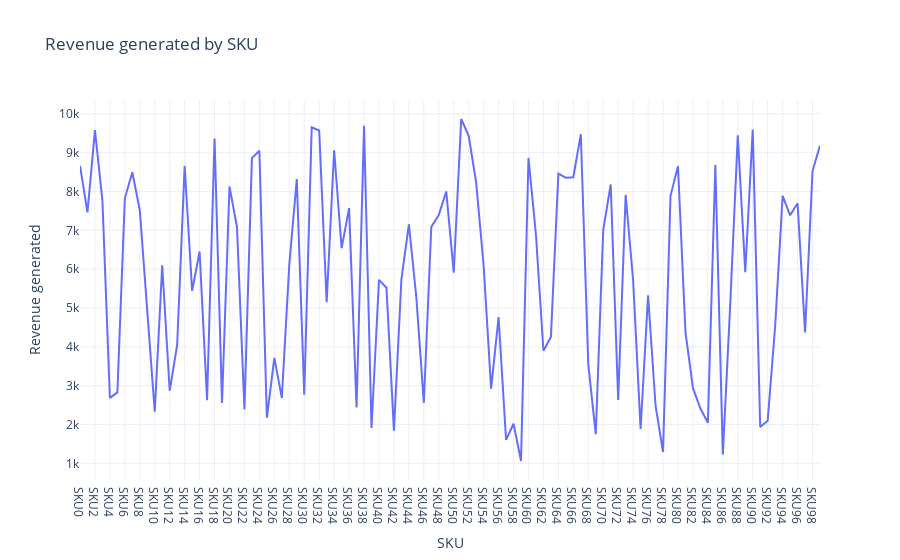

Source (notebook cell):
### Code cell
revenue_chart = px.line(data,  x = 'SKU',
                       y = 'Revenue generated',
                       title = 'Revenue generated by SKU')

revenue_chart.show()

### Figure 1 — Plotly figure (JSON) as saved in the notebook; plotly's stock layout.template omitted (floating-point values rounded to 4 significant figures)
{"data": [{"hovertemplate": "SKU=%{x}<br>Revenue generated=%{y}<extra></extra>", "legendgroup": "", "line": {"color": "#636efa", "dash": "solid"}, "marker": {"symbol": "circle"}, "mode": "lines", "name": "", "orientation": "v", "showlegend": false, "type": "scatter", "x": ["SKU0", "SKU1", "SKU2", "SKU3", "SKU4", "SKU5", "SKU6", "SKU7", "SKU8", "SKU9", "SKU10", "SKU11", "SKU12", "SKU13", "SKU14", "SKU15", "SKU16", "SKU17", "SKU18", "SKU19", "SKU20", "SKU21", "SKU22", "SKU23", "SKU24", "SKU25", "SKU26", "SKU27", "SKU28", "SKU29", "SKU30", "SKU31", "SKU32", "SKU33", "SKU34", "SKU35", "SKU36", "SKU37", "SKU38", "SKU39", "SKU40", "SKU41", "SKU42", "SKU43", "SKU44", "SKU45", "SKU46", "SKU47", "SKU48", "SKU49", "SKU50", "SKU51", "SKU52", "SKU53", "SKU54", "SKU55", "SKU56", "SKU57", "SKU58", "SKU59", "SKU60", "SKU61", "SKU62", "SKU63", "SKU64", "SKU65", "SKU66", "SKU67", "SKU68", "SKU69", "SKU70", "SKU71", "SKU72", "SKU73", "SKU74", "SKU75", "SKU76", "SKU77", "SKU78", "SKU79", "SKU80", "SKU81", "SKU82", "SKU83", "SKU84", "SKU85", "SKU86", "SKU87", "SKU88", "SKU89", "SKU90", "SKU91", "SKU92", "SKU93", "SKU94", "SKU95", "SKU96", "SKU97", "SKU98", "SKU99"], "xaxis": "x", "y": [8662.0, 7461.0, 9578.0, 7767.0, 2687.0, 2828.0, 7823.0, 8496.0, 7517.0, 4971.0, 2331.0, 6100.0, 2874.0, 4053.0, 8654.0, 5442.0, 6454.0, 2629.0, 9365.0, 2553.0, 8128.0, 7087.0, 2391.0, 8858.0, 9049.0, 2175.0, 3716.0, 2686.0, 6117.0, 8319.0, 2766.0, 9655.0, 9572.0, 5150.0, 9062.0, 6541.0, 7573.0, 2438.0, 9692.0, 1912.0, 5725.0, 5521.0, 1840.0, 5737.0, 7152.0, 5268.0, 2557.0, 7089.0, 7397.0, 8002.0, 5911.0, 9866.0, 9436.0, 8232.0, 6088.0, 2926.0, 4767.0, 1606.0, 2021.0, 1062.0, 8864.0, 6886.0, 3900.0, 4257.0, 8459.0, 8355.0, 8368.0, 9474.0, 3550.0, 1752.0, 7015.0, 8180.0, 2633.0, 7911.0, 5710.0, 1889.0, 5328.0, 2484.0, 1292.0, 7889.0, 8652.0, 4384.0, 2943.0, 2412.0, 2048.0, 8685.0, 1230.0, 5134.0, 9445.0, 5925.0, 9593.0, 1935.0, 2100.0, 4531.0, 7888.0, 7386.0, 7698.0, 4371.0, 8526.0, 9185.0], "yaxis": "y"}], "layout": {"autosize": true, "legend": {"tracegroupgap": 0}, "title": {"text": "Revenue generated by SKU"}, "xaxis": {"anchor": "y", "autorange": true, "domain": [0, 1], "range": [0, 99], "title": {"text": "SKU"}, "type": "category"}, "yaxis": {"anchor": "x", "autorange": true, "domain": [0, 1], "range": [572.5, 10360.0], "title": {"text": "Revenue generated"}, "type": "linear"}}}
